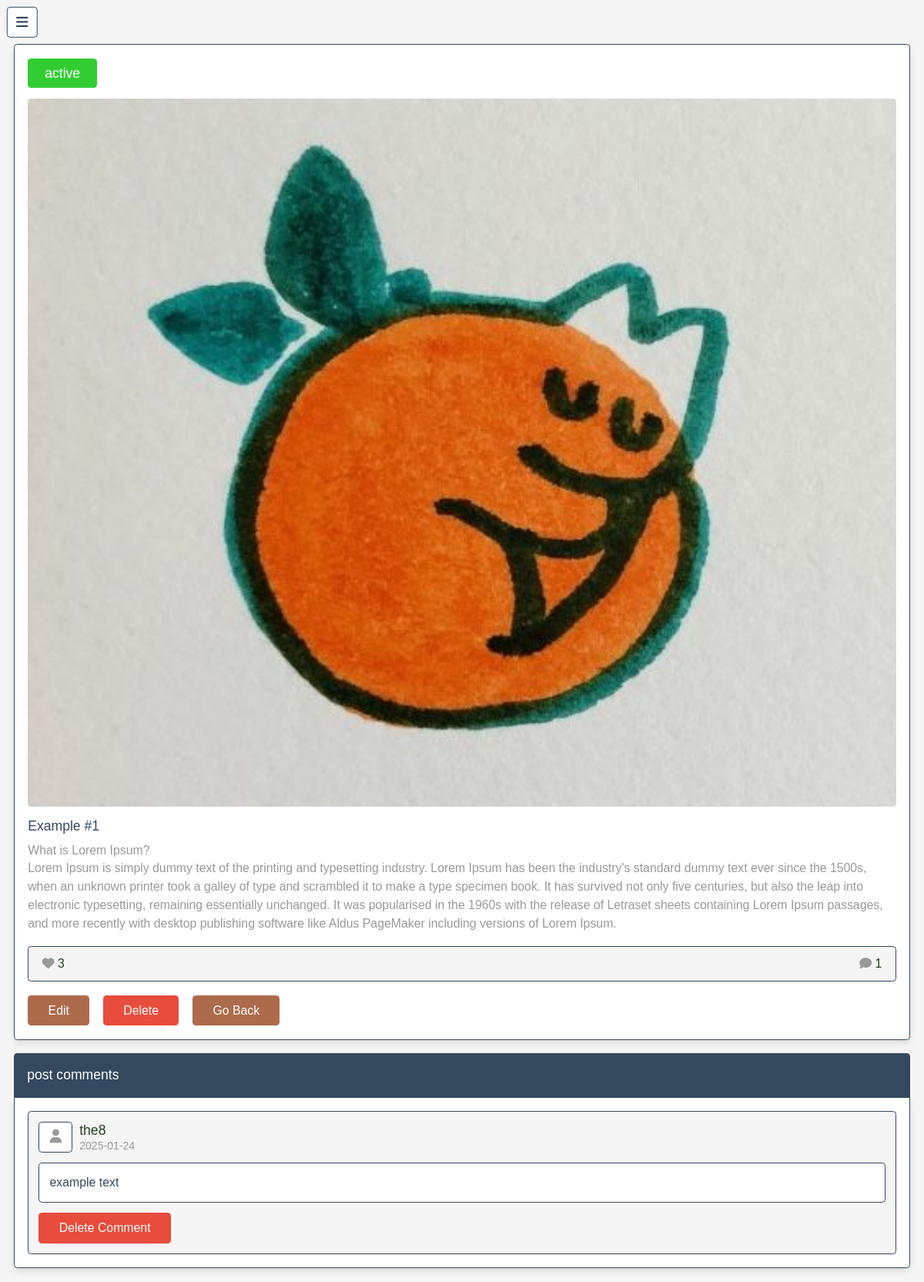
The app's page /admin/read_post.php?post_id=1 (signed in) with its own data.
### tables this page shows
CREATE TABLE `posts` (
  `id` int(100) NOT NULL,
  `admin_id` int(100) NOT NULL,
  `name` varchar(100) NOT NULL,
  `title` varchar(100) NOT NULL,
  `content` varchar(10000) NOT NULL,
  `category` varchar(50) NOT NULL,
  `image` varchar(100) NOT NULL,
  `date` date NOT NULL DEFAULT current_timestamp(),
  `status` varchar(10) NOT NULL
);

CREATE TABLE `comments` (
  `id` int(100) NOT NULL,
  `post_id` int(100) NOT NULL,
  `admin_id` int(100) NOT NULL,
  `user_id` int(100) NOT NULL,
  `user_name` varchar(50) NOT NULL,
  `comment` varchar(1000) NOT NULL,
  `date` date NOT NULL DEFAULT current_timestamp()
);

### admin/read_post.php (the view, shortened to what this page needs)
<?php
include '../components/connect.php';
$admin_id = $_SESSION['admin_id'];
$get_id = $_GET['post_id'];
?>
<!DOCTYPE html>
<html lang="en">
<head>
   <link rel="stylesheet" href="https://cdnjs.cloudflare.com/ajax/libs/font-awesome/6.1.1/css/all.min.css">
   <link rel="stylesheet" href="../css/admin_style.css">
</head>
<body>
<?php include '../components/admin_header.php' ?>
<section class="read-post">
   <?php
      $select_posts = $conn->prepare("SELECT * FROM `posts` WHERE admin_id = ? AND id = ?");
      $select_posts->execute([$admin_id, $get_id]);
      if($select_posts->rowCount() > 0){
         while($fetch_posts = $select_posts->fetch(PDO::FETCH_ASSOC)){
            $post_id = $fetch_posts['id'];
            $count_post_comments = $conn->prepare("SELECT * FROM `comments` WHERE post_id = ?");
            $count_post_comments->execute([$post_id]);
            $total_post_comments = $count_post_comments->rowCount();
            $count_post_likes = $conn->prepare("SELECT * FROM `likes` WHERE post_id = ?");
            $count_post_likes->execute([$post_id]);
            $total_post_likes = $count_post_likes->rowCount();
   ?>
   <form method="post">
      <div class="status" style="background-color:<?php if($fetch_posts['status'] == 'active'){echo 'limegreen'; }else{echo 'coral';}; ?>;"><?= $fetch_posts['status']; ?></div>
      <?php if($fetch_posts['image'] != ''){ ?>
         <img src="../uploaded_img/<?= $fetch_posts['image']; ?>" class="image" alt="">
      <?php } ?>
      <div class="title"><?= $fetch_posts['title']; ?></div>
      <div class="content"><?= $fetch_posts['content']; ?></div>
      <div class="icons">
         <div class="likes"><i class="fas fa-heart"></i><span><?= $total_post_likes; ?></span></div>
         <div class="comments"><i class="fas fa-comment"></i><span><?= $total_post_comments; ?></span></div>
      </div>
      <div class="flex-btn">
         <a href="edit_post.php?id=<?= $post_id; ?>" class="inline-option-btn">edit</a>
         <button type="submit" name="delete" class="inline-delete-btn" onclick="return confirm('delete this post?');">delete</button>
         <a href="view_posts.php" class="inline-option-btn">go back</a>
      </div>
   </form>
   <?php
         }
      }else{
         echo '<p class="empty">no posts added yet! <a href="add_posts.php" class="btn" style="margin-top:1.5rem;">add post</a></p>';
      }
   ?>
</section>
<section class="comments" style="padding-top: 0;">
   <p class="comment-title">post comments</p>
   <div class="box-container">
   <?php
         $select_comments = $conn->prepare("SELECT * FROM `comments` WHERE post_id = ?");
         $select_comments->execute([$get_id]);
         if($select_comments->rowCount() > 0){
            while($fetch_comments = $select_comments->fetch(PDO::FETCH_ASSOC)){
      ?>
   <div class="box">
      <div class="user">
         <i class="fas fa-user"></i>
         <div class="user-info">
            <span><?= $fetch_comments['user_name']; ?></span>
            <div><?= $fetch_comments['date']; ?></div>
         </div>
      </div>
      <div class="text"><?= $fetch_comments['comment']; ?></div>
      <form action="" method="POST">
         <button type="submit" class="inline-delete-btn" name="delete_comment" onclick="return confirm('delete this comment?');">delete comment</button>
      </form>
   </div>
   <?php
         }
      }else{
         echo '<p class="empty">no comments added yet!</p>';
      }
   ?>
   </div>
</section>
</body>
</html>

### css/admin_style.css (style rules this page uses)
:root { --main-color:#264025; --red:#e74c3c; --orange:#AD6B4B; --black:#34495e; --white:#fff; --light-bg:#f5f5f5; --light-color:#999; --border:.2rem solid var(--black); --box-shadow:0 .5rem 1rem rgba(0,0,0,.1); }
* { font-family: 'Playfair Display', sans-serif; margin:0; padding:0; box-sizing: border-box; text-decoration: none; outline: none; border:none; }
html { font-size: 62.5%; overflow-x: hidden; }
body { background-color: var(--light-bg); padding-left: 35rem; }
section { max-width: 1200px; margin:0 auto; padding:2rem; }
.btn, .delete-btn, .option-btn, .inline-btn, .inline-option-btn, .inline-delete-btn { margin-top: 1rem; border-radius: .5rem; cursor: pointer; font-size: 1.8rem; color:var(--white); padding:1.2rem 3rem; text-transform: capitalize; text-align: center; }
.inline-btn, .inline-option-btn, .inline-delete-btn { display: inline-block; margin-right: 1rem; }
.inline-delete-btn, .delete-btn { background-color: var(--red); }
.inline-option-btn, .option-btn { background-color: var(--orange); }
.flex-btn { display: flex; gap:1rem; }
.read-post form { border-radius: .5rem; border:var(--border); padding:2rem; background-color: var(--white); box-shadow: var(--box-shadow); }
.read-post form .status { border-radius: .5rem; padding:1rem 2.5rem; font-size: 2rem; color:var(--white); display: inline-block; }
.read-post form .image { width: 100%; border-radius: .5rem; margin-top: 1.5rem; }
.read-post form .title { color:var(--black); font-size: 2rem; margin-top: 1.5rem; }
.read-post form .content { line-height: 1.5; font-size: 1.8rem; color:var(--light-color); padding:1rem 0; white-space: pre-line; }
.read-post form .icons { display: flex; align-items: center; justify-content: space-between; border-radius: .5rem; border:var(--border); background-color: var(--light-bg); padding:1.5rem 2rem; margin:1rem 0; }
.read-post form .icons div { font-size: 1.8rem; }
.read-post form .icons span { color:var(--main-color); }
.read-post form .icons i { color:var(--light-color); margin-right: .5rem; }
.comments .comment-title { border-top-right-radius: .5rem; border-top-left-radius: .5rem; background-color: var(--black); padding:2rem; color:var(--white); font-size: 2rem; }
.comments .box-container { border-bottom-right-radius: .5rem; border-bottom-left-radius: .5rem; background-color: var(--white); box-shadow: var(--box-shadow); border:var(--border); padding:2rem; display: grid; gap:2rem; }
.comments .box-container .box { background-color: var(--light-bg); border-radius: .5rem; padding:1.5rem; border:var(--border); }
.comments .box-container .box .user { display: flex; align-items: center; gap:1rem; margin-bottom: 1.5rem; }
.comments .box-container .box .user i { font-size: 2rem; border-radius: .5rem; border:var(--border); height: 4.5rem; width: 5rem; line-height: 4.1rem; background-color: var(--white); text-align: center; color:var(--light-color); }
.comments .box-container .box .user .user-info span { font-size: 2rem; color:var(--main-color); }
.comments .box-container .box .user .user-info div { color:var(--light-color); font-size: 1.6rem; margin-top: .2rem; }
.comments .box-container .box .text { font-size: 1.8rem; color:var(--black); line-height: 1.5; white-space: pre-line; background-color: var(--white); border-radius: .5rem; padding:1.5rem; margin:.5rem 0; border:var(--border); }
@media (max-width:1200px) { html { font-size: 55%; } }
@media (max-width:1200px) { body { padding-left: 0; } }

### records on screen
posts: status "active", image (picture), title "Example #1", content "What is Lorem Ipsum? Lorem Ipsum is simply dummy text of the printing and typesetting industry. Lorem Ipsum has been the industry's standard dummy text ever since the 1500s, when an unknown printer took a galley of type and scrambled it to make a type specimen book. It has survived not only five centuries, but also the leap into electronic typesetting, remaining essentially unchanged. It was popularised in the 1960s with the release of Letraset sheets containing Lorem Ipsum passages, and more recently with desktop publishing software like Aldus PageMaker including versions of Lorem Ipsum.", total_post_likes "3", total_post_comments "1"
comments: user_name "the8", date "2025-01-24", comment "example text"
